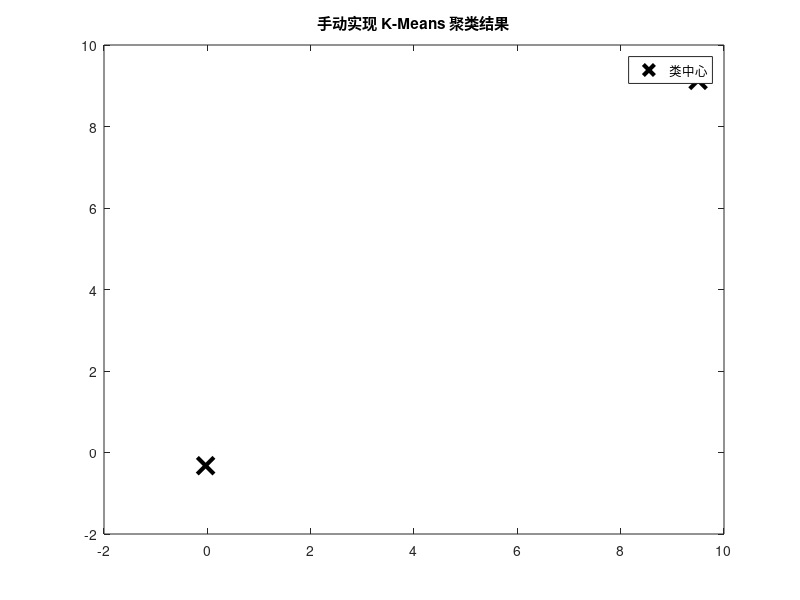

The MATLAB source for this figure:
data = [randn(2, 5), randn(2, 3) + ones(2, 3) * 10]
plot(data(1, :), data(2, :), 'bo')


centroids = data(:, randperm(size(data, 2), 2));


max_iter = 100;
tol = 1e-4;

for iter = 1:max_iter
    
    dist1 = sum((data - centroids(:, 1)) .^ 2, 1);
    dist2 = sum((data - centroids(:, 2)) .^ 2, 1);

    
    idx = dist1 < dist2; 

    
    new_centroid1 = mean(data(:, idx), 2); 
    new_centroid2 = mean(data(:, ~idx), 2); 

    
    if norm(new_centroid1 - centroids(:, 1)) < tol && norm(new_centroid2 - centroids(:, 2)) < tol
        break;
    end

    
    centroids(:, 1) = new_centroid1;
    centroids(:, 2) = new_centroid2;
end


plot(data(1, idx), data(2, idx), 'ro', 'DisplayName', '类1');
plot(data(1, ~idx), data(2, ~idx), 'go', 'DisplayName', '类2');


plot(centroids(1, :), centroids(2, :), 'kx', 'MarkerSize', 12, 'LineWidth', 3, 'DisplayName', '类中心');

legend('show');
title('手动实现 K-Means 聚类结果');
hold off;
